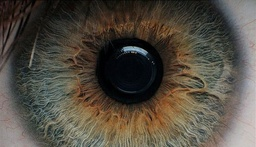
#> input picture Filters/eye.jpg, 256 x 147 px, shrunk from 500 x 287 before the run, found by its file name
$ python filters.py
#> lines starting #> are read from the running program, lines starting #| are printed output that depends on the picture
### ErrorDiffusion/palette.py
#!/usr/bin/env python
# -*- coding: utf-8 -*-
"""
palette
-----------
:copyright: 2016-09-09 by hbldh <henrik.blidh@nedomkull.com>
"""

from __future__ import absolute_import
from __future__ import division
from __future__ import print_function
from __future__ import unicode_literals

import numpy as np
from PIL import Image
from PIL.ImagePalette import ImagePalette
from pyparsing import basestring

from ErrorDiffusion.exceptions import PaletteCouldNotBeCreatedError

try:
    string_type = basestring
except NameError:
    string_type = str


# [4 lines left out: function hex2rgb, not called in this run]


def rgb2hex(r, g, b):
    return (r << 16) + (g << 8) + b


# [6 lines left out: function _get_all_present_colours, not called in this run]


class Palette(object):

    def __init__(self, data):
        if isinstance(data, np.ndarray):
            if data.ndim == 1:
                self.colours = data.reshape((3, len(data) // 3))
            else:
                self.colours = data
            self.hex = [rgb2hex(*colour) for colour in data]
        elif isinstance(data, ImagePalette):
            _tmp = np.frombuffer(data.palette, 'uint8')
            self.colours = _tmp.reshape((3, len(_tmp) // 3))
            self.hex = [rgb2hex(*colour) for colour in data]
        elif isinstance(data, Image.Image):
            if data.palette is None:
                raise PaletteCouldNotBeCreatedError(
                    "Image of mode {0} has no PIL palette. "
                    "Make sure it is of mode P.".format(data.mode))
            _colours = data.getcolors()
            _n_colours = len(_colours)
            _tmp = np.array(data.getpalette())[:3 * _n_colours]
            self.colours = _tmp.reshape((3, len(_tmp) // 3)).T
            self.hex = [rgb2hex(*colour) for colour in self]
        elif isinstance(data, (list, tuple)):
            if isinstance(data[0], string_type):
                # Assume hex strings
                self.hex = data
                self.colours = np.array([hex2rgb(c) for c in data])
            elif isinstance(data[0], int):
                # Assume hex values
                self.hex = data  # TODO: Convert to hex string.
                self.colours = np.array([hex2rgb(c) for c in data])
            else:
                # Assume RGB tuples
                self.colours = np.array(data)
                self.hex = [rgb2hex(*colour) for colour in data]

    def __iter__(self):
        for colour in self.colours:
            yield colour

    def __len__(self):
        return self.colours.shape[0]

    # [5 lines left out: function __getitem__, not called in this run]

    def render(self, colours):
        return np.array(np.take(self.colours, colours, axis=0), 'uint8')

    def image_distance(self, image, order=2):
        ni = np.array(image, 'float')
        distances = np.zeros((ni.shape[0], ni.shape[1], len(self)), 'float')
        for i, colour in enumerate(self):
            distances[:, :, i] = np.linalg.norm(ni - colour, ord=order, axis=2)
        return distances

    def image_closest_colour(self, image, order=2):
        return np.argmin(self.image_distance(image, order=order), axis=2)

    def pixel_distance(self, pixel, order=2):
        return np.array([np.linalg.norm(pixel - colour, ord=order)
                         for colour in self])

    def pixel_closest_colour(self, pixel, order=2):
        return self.colours[np.argmin(
            self.pixel_distance(pixel, order=order)), :].copy()

    @classmethod
    def create_by_kmeans(cls, image):
        raise NotImplementedError()

    @classmethod
    def create_by_median_cut(cls, image, n=16, dim=None):
        img = np.array(image)
        # Create pixel buckets to simplify sorting and splitting.
        if img.ndim == 3:
            pixels = img.reshape((img.shape[0] * img.shape[1], img.shape[2]))
        elif img.ndim == 2:
            pixels = img.reshape((img.shape[0] * img.shape[1], 1))

        def median_cut(p, dim=None):

            if dim is not None:
                sort_dim = dim
            else:
                mins = p.min(axis=0)
                maxs = p.max(axis=0)
                sort_dim = np.argmax(maxs - mins)

            argument = np.argsort(p[:, sort_dim])
            p = p[argument, :]
            m = np.median(p[:, sort_dim])
            split_mask = p[:, sort_dim] >= m
            return [p[~split_mask, :].copy(), p[split_mask, :].copy()]

        # Do actual splitting loop.
        bins = [pixels, ]
        while len(bins) < n:
            new_bins = []
            for bin in bins:
                new_bins += median_cut(bin, dim)
            bins = new_bins

        # Average over pixels in each bin to create
        colours = np.array([np.array(bin.mean(axis=0).round(), 'uint8')
                            for bin in bins], 'uint8')
        return cls(colours)

    # [12 lines left out: function create_PIL_png_from_closest_colour, not called in this run]

    def create_PIL_png_from_rgb_array(self, img_array):

        cc = self.image_closest_colour(img_array, order=2)
        pa_image = Image.new("P", cc.shape[::-1])
        pa_image.putpalette(self.colours.flatten().tolist())
        im = Image.fromarray(np.array(cc, 'uint8')).im.convert(
            "P", 0, pa_image.im)
        try:
            # Pillow >= 4
            return pa_image._new(im)
        except AttributeError:
            # Pillow < 4
            return pa_image._makeself(im)

    @staticmethod
    def hex2rgb(x):
        return hex2rgb(x)

    @staticmethod
    def rgb2hex(r, g, b):
        return rgb2hex(r, g, b)

### ErrorDiffusion/filters.py
from __future__ import absolute_import
from __future__ import division
from __future__ import print_function
from __future__ import unicode_literals

import numpy as np
from PIL import Image

from ErrorDiffusion import palette

_DIFFUSION_MAPS = {
    'floyd-steinberg': (
        (1, 0, 7 / 16),
        (-1, 1, 3 / 16),
        (0, 1, 5 / 16),
        (1, 1, 1 / 16)
    ),
    'atkinson': (
        (1, 0, 1 / 8),
        (2, 0, 1 / 8),
        (-1, 1, 1 / 8),
        (0, 1, 1 / 8),
        (1, 1, 1 / 8),
        (0, 2, 1 / 8),
    ),
    'stucki': (
        (1, 0, 8 / 42),
        (2, 0, 4 / 42),
        (-2, 1, 2 / 42),
        (-1, 1, 4 / 42),
        (0, 1, 8 / 42),
        (1, 1, 4 / 42),
        (2, 1, 2 / 42),
        (-2, 2, 1 / 42),
        (-1, 2, 2 / 42),
        (0, 2, 4 / 42),
        (1, 2, 2 / 42),
        (2, 2, 1 / 42),
    ),
    'burkes': (
        (1, 0, 8 / 32),
        (2, 0, 4 / 32),
        (-2, 1, 2 / 32),
        (-1, 1, 4 / 32),
        (0, 1, 8 / 32),
        (1, 1, 4 / 32),
        (2, 1, 2 / 32),
    ),
    'sierra3': (
        (1, 0, 5 / 32),
        (2, 0, 3 / 32),
        (-2, 1, 2 / 32),
        (-1, 1, 4 / 32),
        (0, 1, 5 / 32),
        (1, 1, 4 / 32),
        (2, 1, 2 / 32),
        (-1, 2, 2 / 32),
        (0, 2, 3 / 32),
        (1, 2, 2 / 32),
    )
}


def error_diffusion_dithering(image, palette, method='floyd-steinberg',
                              order=8):
    ni = np.array(image, 'float')

    diff_map = _DIFFUSION_MAPS.get(method.lower())

    for y in range(ni.shape[0]):
        for x in range(ni.shape[1]):
            old_pixel = ni[y, x]
            old_pixel[old_pixel < 0.0] = 0.0
            old_pixel[old_pixel > 255.0] = 255.0
            new_pixel = palette.pixel_closest_colour(old_pixel, order)
            quantization_error = old_pixel - new_pixel
            ni[y, x] = new_pixel
            for dx, dy, diffusion_coefficient in diff_map:
                xn, yn = x + dx, y + dy
                if (0 <= xn < ni.shape[1]) and (0 <= yn < ni.shape[0]):
                    ni[yn, xn] += quantization_error * diffusion_coefficient
    return palette.create_PIL_png_from_rgb_array(np.array(ni, 'uint8'))


img = Image.open('/Users/youssefiibrahim/PycharmProjects/Computer-Graphics/Filters/eye.jpg')
#> img is the input picture: PIL image 256x147 RGB; mean R, G, B 82.3, 75.9, 65.5
palette = palette.Palette.create_by_median_cut(img)
#> the loop in create_by_median_cut, `while len(bins) < n:` made 4 passes
#> in create_by_median_cut, `colours = np.array([np.array(bin.mean(axis=0).round(), 'uint8') for bi..`: colours = 16 rows, first 8: [3, 4, 7], [12, 14, 14], [27, 25, 20], [47, 34, 23], [40, 41, 37], [64, 50, 38], [60, 60, 53], [70, 76, 71]
#> in __init__, `self.colours = data`: self.colours has the same summary as colours in create_by_median_cut
#> in __init__, `self.hex = [rgb2hex(*colour) for colour in data]`: self.hex = [197639, 790030, 1775892, 3088919, 2631973, 4207142, 3947573, 4607047, 6571820, 6116422, 6775635, 9072201, 7236962, 7960948, 9537914, 11249575]
(error_diffusion_dithering(img, palette)).show()
#> after the loop in error_diffusion_dithering, `for y in range(ni.shape[0]):`:
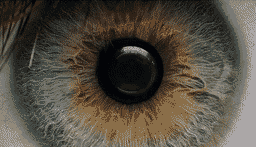
#> ni: shape (147, 256, 3) float64; mean R, G, B 83.5, 76.6, 65.4
#> in image_closest_colour, `return np.argmin(self.image_distance(image, order=order), axis=2)`:
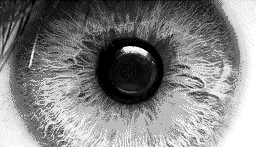
#> returned value: shape (147, 256) int64; min 0, max 15, mean 7.65; drawn with min black and max white
#> in create_PIL_png_from_rgb_array, `pa_image = Image.new("P", cc.shape[::-1])`: pa_image: PIL image 256x147 P; every value is 0
